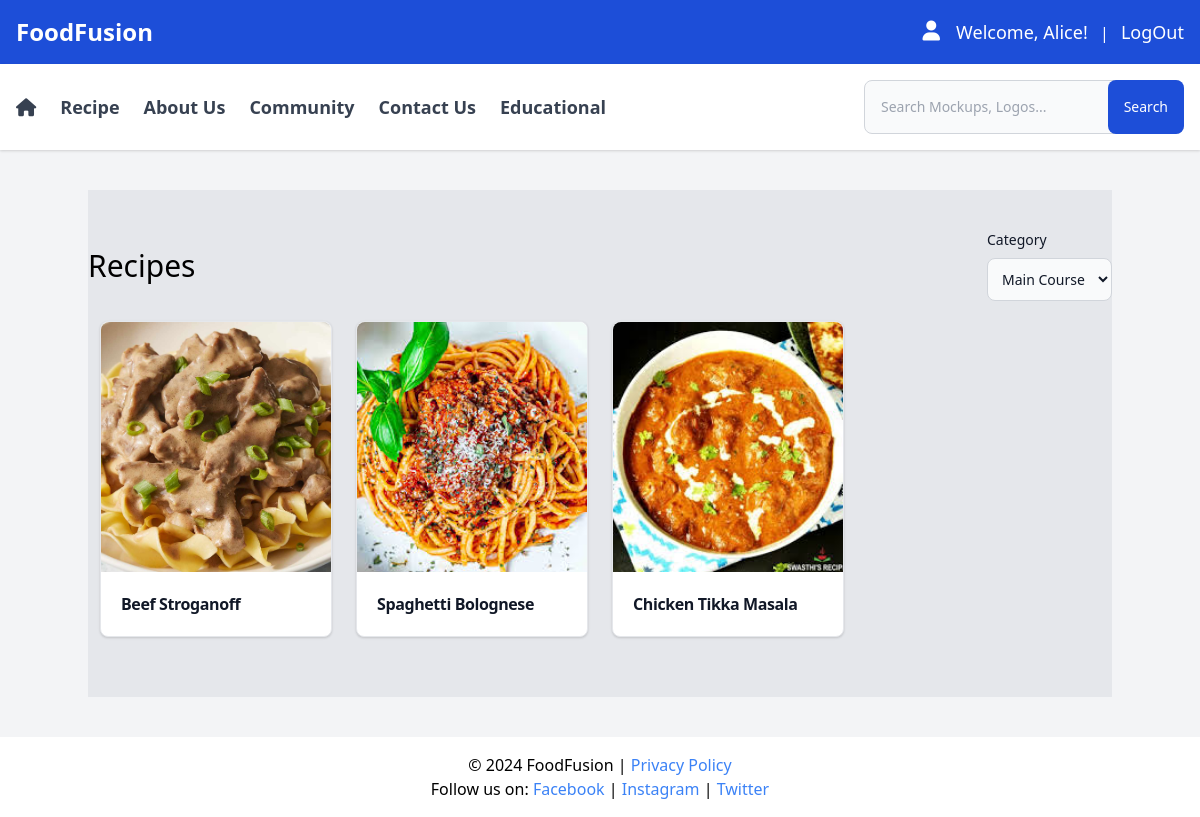
The page /recipes-list.php?category_id=1 (signed in) on the database its author committed.
### tables this page shows
CREATE TABLE `recipes` (
  id INT(11) PRIMARY KEY AUTO_INCREMENT,
  user_id INT(11),
  image VARCHAR(500),
  recipe_name VARCHAR(500),
  description VARCHAR(500),
  preparation_time INT(11),
  cooking_time INT(11),
  instructions TEXT,
  tip VARCHAR(500),
  level INT(11) comment '1.easy 2.medium 3.hard',
  view_count BIGINT UNSIGNED DEFAULT 0,
  created_at TIMESTAMP DEFAULT CURRENT_TIMESTAMP,
  updated_at TIMESTAMP DEFAULT CURRENT_TIMESTAMP ON UPDATE CURRENT_TIMESTAMP,
  deleted_at TIMESTAMP NULL,
  FOREIGN KEY (user_id) REFERENCES user(id)
);

### recipes-list.php (the view, shortened to what this page needs)
<?php
include 'db.php';
$categories = $conn->query("SELECT id, name FROM category");
$category_id = isset($_GET['category_id']) && $_GET['category_id'] != '' ? $_GET['category_id'] : null;
if ($category_id) {
    $recipesQuery = "
        SELECT r.id, r.recipe_name, r.image
        FROM recipes r
        INNER JOIN recipes_category rc ON r.id = rc.recipe_id
        WHERE rc.category_id = ?
    ";
    $stmt = $conn->prepare($recipesQuery);
    $stmt->bind_param("i", $category_id);
    $stmt->execute();
    $recipes = $stmt->get_result();
} else {
    $recipesQuery = "SELECT id, recipe_name, image FROM recipes";
    $recipes = $conn->query($recipesQuery);
}
?>
<div class="bg-gray-200">
    <section class="container max-w-7xl mx-auto py-10">
        <div class="flex justify-between items-center">
            <h1 class="text-3xl font-medium">Recipes</h1>
            <form method="GET" action="">
                <label for="categories" class="block mb-2 text-sm font-medium text-gray-900 dark:text-white">Category</label>
                <select name="category_id" id="categories" onchange="this.form.submit()" class="bg-gray-50 border border-gray-300 text-gray-900 text-sm rounded-lg focus:ring-blue-500 focus:border-blue-500 block w-full p-2.5 dark:bg-gray-700 dark:border-gray-600 dark:placeholder-gray-400 dark:text-white dark:focus:ring-blue-500 dark:focus:border-blue-500">
                    <?php while ($row = $categories->fetch_assoc()): ?>
                        <option value="<?= $row['id']; ?>" <?= isset($_GET['category_id']) && $_GET['category_id'] == $row['id'] ? 'selected' : ''; ?>><?= $row['name']; ?></option>
                    <?php endwhile; ?>
                </select>
            </form>
        </div>
        <div class="grid grid-cols-1 sm:grid-cols-2 md:grid-cols-3 lg:grid-cols-4 gap-6 my-5 px-3">
            <?php while ($recipe = $recipes->fetch_assoc()): ?>
                <div class="bg-white border border-gray-200 rounded-lg shadow">
                    <div>
                        <img style="height: 250px;" class="rounded-t-lg w-full object-cover" src="<?= $recipe['image']; ?>" alt="<?= $recipe['recipe_name']; ?>" />
                    </div>
                    <div class="p-5">
                        <a href="recipes-details.php?id=<?= $recipe['id']; ?>">
                            <h5 class="font-bold tracking-tight text-gray-900"><?= $recipe['recipe_name']; ?></h5>
                        </a>
                    </div>
                </div>
            <?php endwhile; ?>
        </div>
    </section>
</div>
<?php
include 'layout.php';
?>

### rows shown on the page
recipes: image (picture), recipe_name "Beef Stroganoff"
recipes: image (picture), recipe_name "Spaghetti Bolognese"
recipes: image (picture), recipe_name "Chicken Tikka Masala"

### other values the page prints
$_SESSION['user']['first_name'] "Alice"
form field category_id "Main Course"
